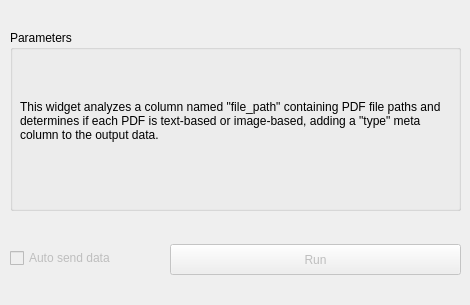
<?xml version="1.0" encoding="UTF-8"?>
<ui version="4.0">
 <class>Form</class>
 <widget class="QWidget" name="Form">
  <property name="geometry">
   <rect>
    <x>0</x>
    <y>0</y>
    <width>470</width>
    <height>305</height>
   </rect>
  </property>
  <property name="windowTitle">
   <string>Form</string>
  </property>
  <widget class="QGroupBox" name="groupBox">
   <property name="geometry">
    <rect>
     <x>10</x>
     <y>30</y>
     <width>451</width>
     <height>181</height>
    </rect>
   </property>
   <property name="title">
    <string>Parameters</string>
   </property>
   <widget class="QLabel" name="Description">
    <property name="geometry">
     <rect>
      <x>10</x>
      <y>40</y>
      <width>431</width>
      <height>101</height>
     </rect>
    </property>
    <property name="text">
     <string>This widget analyzes a column named &quot;file_path&quot; containing PDF file paths and determines if each PDF is text-based or image-based, adding a &quot;type&quot; meta column to the output data.</string>
    </property>
    <property name="textFormat">
     <enum>Qt::AutoText</enum>
    </property>
    <property name="alignment">
     <set>Qt::AlignLeading|Qt::AlignLeft|Qt::AlignVCenter</set>
    </property>
    <property name="wordWrap">
     <bool>true</bool>
    </property>
   </widget>
  </widget>
  <widget class="QPushButton" name="pushButton_send">
   <property name="enabled">
    <bool>false</bool>
   </property>
   <property name="geometry">
    <rect>
     <x>170</x>
     <y>244</y>
     <width>291</width>
     <height>31</height>
    </rect>
   </property>
   <property name="text">
    <string>Run</string>
   </property>
  </widget>
  <widget class="QCheckBox" name="checkBox_send">
   <property name="enabled">
    <bool>false</bool>
   </property>
   <property name="geometry">
    <rect>
     <x>10</x>
     <y>250</y>
     <width>131</width>
     <height>16</height>
    </rect>
   </property>
   <property name="text">
    <string>Auto send data</string>
   </property>
  </widget>
 </widget>
 <resources/>
 <connections/>
</ui>
